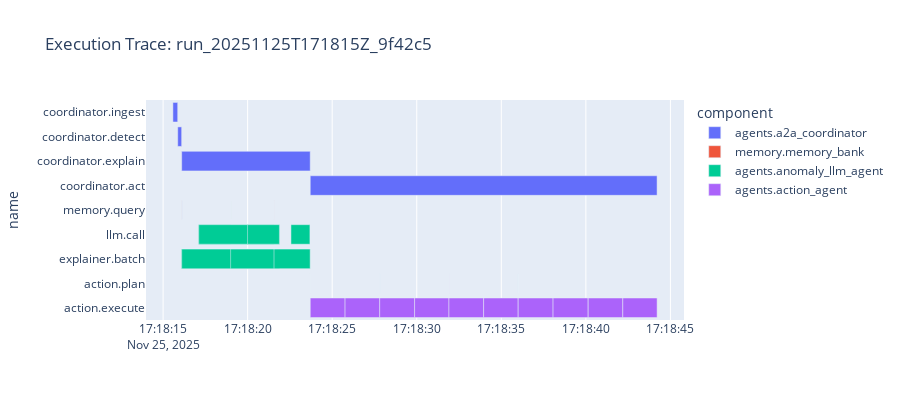

Notebook cell for this chart:
### Markdown cell above
## 3) Trace Visualization (Gantt Chart)

### Code cell
df_spans = collector.get_traces()

if not df_spans.empty and not df_runs.empty:
    # Filter spans belonging to the latest run (based on time window)
    latest_run = df_runs.iloc[-1]
    run_start = latest_run["start_ts"]

    # Get spans that started after the run started
    current_spans = df_spans[df_spans["start_ts"] >= run_start].copy()

    if not current_spans.empty:
        fig = px.timeline(
            current_spans,
            x_start="start_ts",
            x_end="end_ts",
            y="name",
            color="component",
            title=f"Execution Trace: {latest_run['run_id']}",
            hover_data=["duration_ms", "status", "error"],
            height=400,
        )
        fig.update_yaxes(autorange="reversed")  # Root at top
        fig.show()
    else:
        print("No spans found for the latest run.")
else:
    print("❌ No trace data available.")

### Figure 1 — Plotly figure (JSON) as saved in the notebook; plotly's stock layout.template omitted (floating-point values rounded to 4 significant figures)
{"data": [{"base": ["2025-11-25T17:18:15.579626000", "2025-11-25T17:18:15.864386000", "2025-11-25T17:18:16.099540000", "2025-11-25T17:18:23.701111000"], "customdata": [[284.8, "OK", null], [234.1, "OK", null], [7600.0, "OK", null], [20510.0, "OK", null]], "hovertemplate": "component=agents.a2a_coordinator<br>start_ts=%{base}<br>end_ts=%{x}<br>name=%{y}<br>duration_ms=%{customdata[0]}<br>status=%{customdata[1]}<br>error=%{customdata[2]}<extra></extra>", "legendgroup": "agents.a2a_coordinator", "marker": {"color": "#636efa", "pattern": {"shape": ""}}, "name": "agents.a2a_coordinator", "orientation": "h", "showlegend": true, "textposition": "auto", "type": "bar", "x": [284, 234, 7600, 20511], "xaxis": "x", "y": ["coordinator.ingest", "coordinator.detect", "coordinator.explain", "coordinator.act"], "yaxis": "y"}, {"base": ["2025-11-25T17:18:16.100258000", "2025-11-25T17:18:16.104512000", "2025-11-25T17:18:16.103368000", "2025-11-25T17:18:18.992695000", "2025-11-25T17:18:21.558291000"], "customdata": [[4.25, "OK", null], [1.03, "OK", null], [2.18, "OK", null], [0.88, "OK", null], [1, "OK", null]], "hovertemplate": "component=memory.memory_bank<br>start_ts=%{base}<br>end_ts=%{x}<br>name=%{y}<br>duration_ms=%{customdata[0]}<br>status=%{customdata[1]}<br>error=%{customdata[2]}<extra></extra>", "legendgroup": "memory.memory_bank", "marker": {"color": "#EF553B", "pattern": {"shape": ""}}, "name": "memory.memory_bank", "orientation": "h", "showlegend": true, "textposition": "auto", "type": "bar", "x": [4, 1, 2, 0, 1], "xaxis": "x", "y": ["memory.query", "memory.query", "memory.query", "memory.query", "memory.query"], "yaxis": "y"}, {"base": ["2025-11-25T17:18:17.110594000", "2025-11-25T17:18:16.102419000", "2025-11-25T17:18:17.111590000", "2025-11-25T17:18:16.104512000", "2025-11-25T17:18:17.106457000", "2025-11-25T17:18:19.994276000", "2025-11-25T17:18:16.100258000", "2025-11-25T17:18:18.992695000", "2025-11-25T17:18:22.560634000", "2025-11-25T17:18:21.558291000"], "customdata": [[1880.0, "OK", null], [2889.0, "OK", null], [4446.0, "OK", null], [5454.0, "OK", null], [4773.0, "OK", null], [1884.0, "OK", null], [5783.0, "OK", null], [2892.0, "OK", null], [1123.0, "OK", null], [2140.0, "OK", null]], "hovertemplate": "component=agents.anomaly_llm_agent<br>start_ts=%{base}<br>end_ts=%{x}<br>name=%{y}<br>duration_ms=%{customdata[0]}<br>status=%{customdata[1]}<br>error=%{customdata[2]}<extra></extra>", "legendgroup": "agents.anomaly_llm_agent", "marker": {"color": "#00cc96", "pattern": {"shape": ""}}, "name": "agents.anomaly_llm_agent", "orientation": "h", "showlegend": true, "textposition": "auto", "type": "bar", "x": [1879, 2889, 4445, 5453, 4773, 1884, 5783, 2891, 1122, 2139], "xaxis": "x", "y": ["llm.call", "explainer.batch", "llm.call", "explainer.batch", "llm.call", "llm.call", "explainer.batch", "explainer.batch", "llm.call", "explainer.batch"], "yaxis": "y"}, {"base": ["2025-11-25T17:18:23.701111000", "2025-11-25T17:18:23.702136000", "2025-11-25T17:18:25.761229000", "2025-11-25T17:18:27.809460000", "2025-11-25T17:18:27.809460000", "2025-11-25T17:18:29.872724000", "2025-11-25T17:18:31.904784000", "2025-11-25T17:18:31.904784000", "2025-11-25T17:18:33.954578000", "2025-11-25T17:18:35.996365000", "2025-11-25T17:18:35.998363000", "2025-11-25T17:18:38.061037000", "2025-11-25T17:18:40.136665000", "2025-11-25T17:18:40.138670000", "2025-11-25T17:18:42.185072000"], "customdata": [[0, "OK", null], [2059.0, "OK", null], [2048.0, "OK", null], [0, "OK", null], [2063.0, "OK", null], [2032.0, "OK", null], [0, "OK", null], [2049.0, "OK", null], [2040.0, "OK", null], [0, "OK", null], [2063.0, "OK", null], [2069.0, "OK", null], [1.01, "OK", null], [2044.0, "OK", null], [2028.0, "OK", null]], "hovertemplate": "component=agents.action_agent<br>start_ts=%{base}<br>end_ts=%{x}<br>name=%{y}<br>duration_ms=%{customdata[0]}<br>status=%{customdata[1]}<br>error=%{customdata[2]}<extra></extra>", "legendgroup": "agents.action_agent", "marker": {"color": "#ab63fa", "pattern": {"shape": ""}}, "name": "agents.action_agent", "orientation": "h", "showlegend": true, "textposition": "auto", "type": "bar", "x": [0, 2059, 2048, 0, 2063, 2032, 0, 2048, 2039, 0, 2062, 2069, 1, 2043, 2028], "xaxis": "x", "y": ["action.plan", "action.execute", "action.execute", "action.plan", "action.execute", "action.execute", "action.plan", "action.execute", "action.execute", "action.plan", "action.execute", "action.execute", "action.plan", "action.execute", "action.execute"], "yaxis": "y"}], "layout": {"barmode": "overlay", "height": 400, "legend": {"title": {"text": "component"}, "tracegroupgap": 0}, "title": {"text": "Execution Trace: run_20251125T171815Z_9f42c5"}, "xaxis": {"anchor": "y", "domain": [0, 1], "type": "date"}, "yaxis": {"anchor": "x", "autorange": "reversed", "domain": [0, 1], "title": {"text": "name"}}}}
